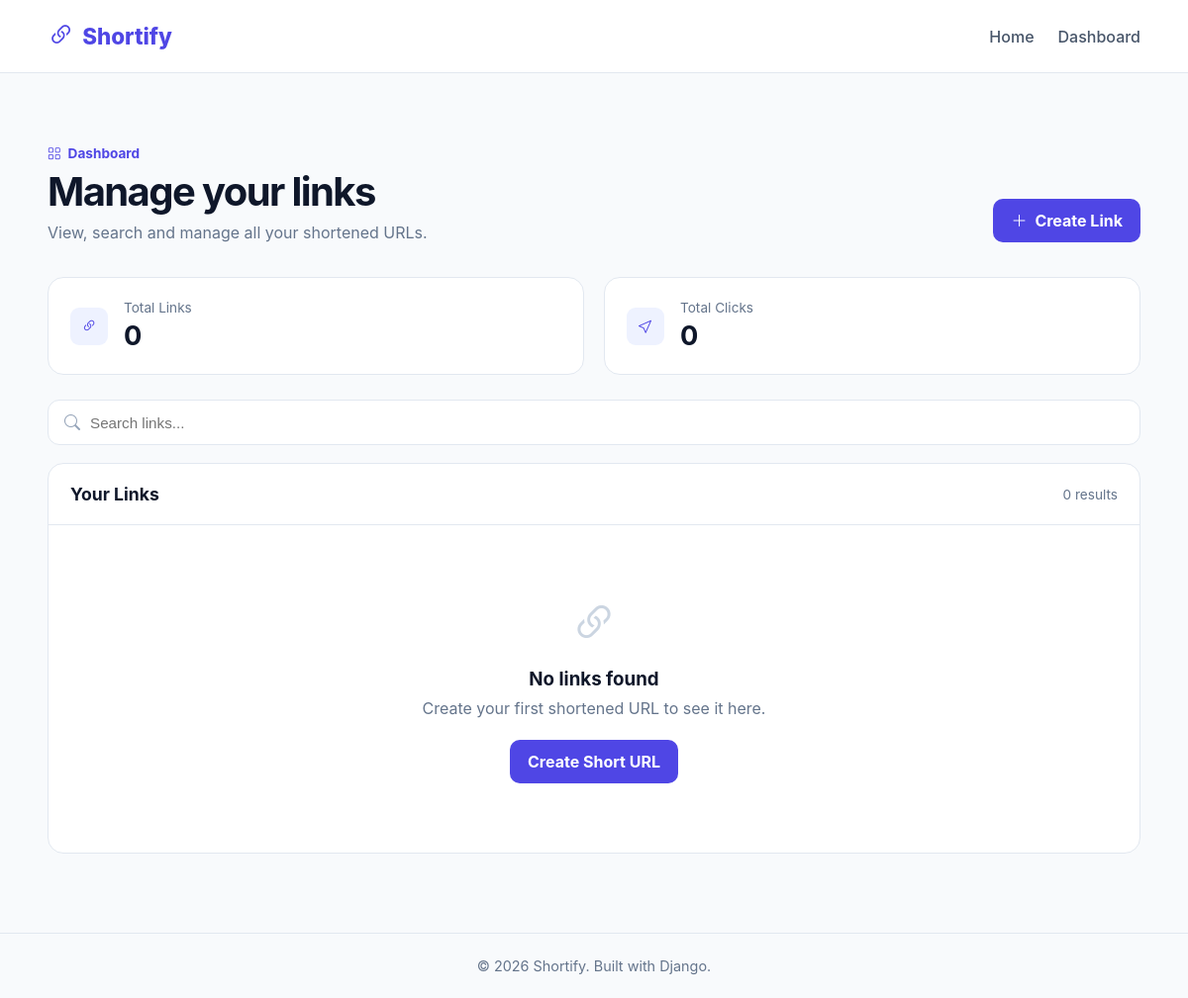
Page /dashboard/ on the earlier database version.
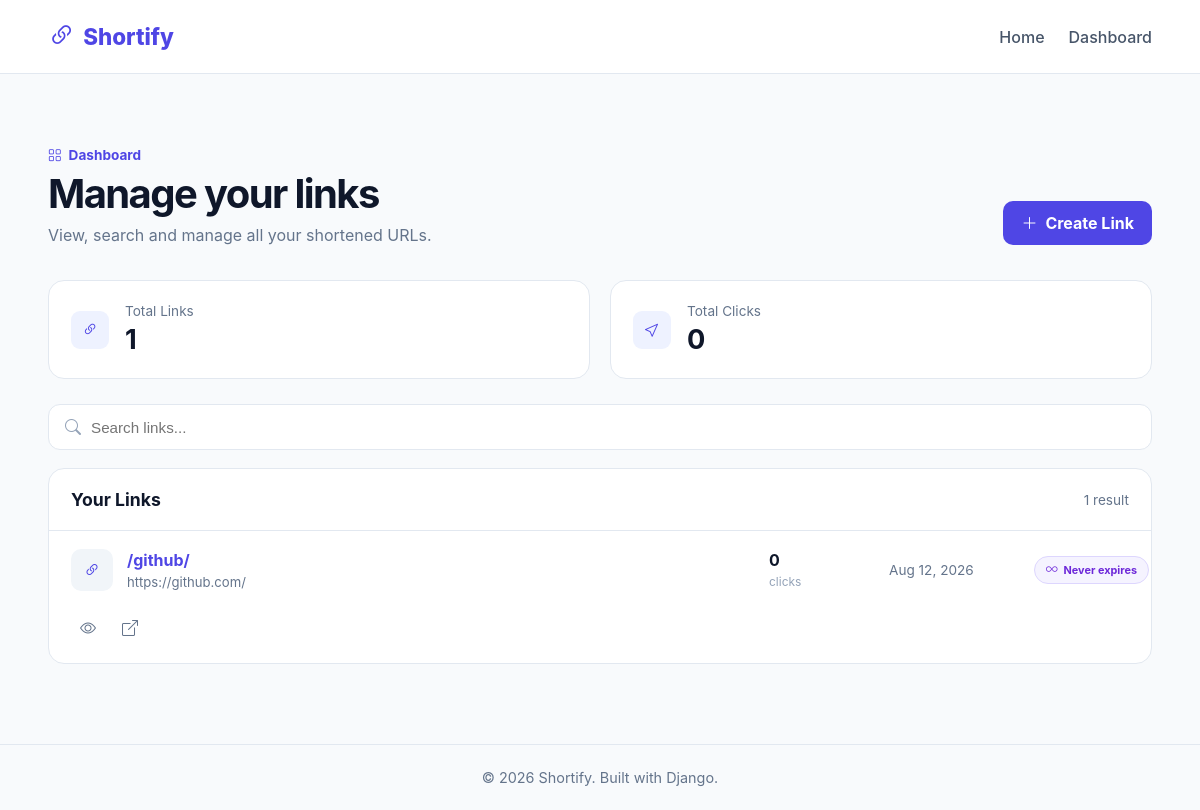
Same page on the later database version.
### links/models.py (models this page shows, shortened)
class ShortURL(models.Model):
    original_url = models.URLField(max_length=2048)
    short_code = models.CharField(
        max_length=10,
        unique=True,
    )
    clicks = models.PositiveIntegerField(
        default=0
    )
    expires_at = models.DateTimeField(
        null=True,
        blank=True,
    )
    created_at = models.DateTimeField(
        auto_now_add=True
    )
    updated_at = models.DateTimeField(
        auto_now=True
    )
    class Meta:
        ordering = ["-created_at"]
        verbose_name = "Short URL"
        verbose_name_plural = "Short URLs"
    @property
    def is_expired(self):
        if self.expires_at is None:
            return False
        return timezone.now() >= self.expires_at
    @property
    def is_expiring(self):
        if self.expires_at is None:
            return False
        if self.is_expired:
            return False
        return True

### links/views.py (the view)
def dashboard(request):
    links = ShortURL.objects.all().order_by("-created_at")
    search_query = request.GET.get("q", "").strip()
    if search_query:
        links = links.filter(
            Q(original_url__icontains=search_query)
            | Q(short_code__icontains=search_query)
        )
    total_links = ShortURL.objects.count()
    total_clicks = ShortURL.objects.aggregate(
        total=Sum("clicks")
    )["total"] or 0
    average_clicks = (
        round(total_clicks / total_links, 1)
        if total_links
        else 0
    )
    paginator = Paginator(
        links,
        10,
    )
    page_number = request.GET.get("page")
    page_obj = paginator.get_page(
        page_number
    )
    context = {
        "links": page_obj,
        "page_obj": page_obj,
        "search_query": search_query,
        "total_links": total_links,
        "total_clicks": total_clicks,
        "average_clicks": average_clicks,
    }
    return render(
        request,
        "links/dashboard.html",
        context,
    )

### links/templates/links/dashboard.html (shortened to what this page needs)
{% extends "links/base.html" %}
{% block content %}
<section class="dashboard">
    <div class="container">
        <div class="dashboard-header">
            <div>
                <span class="section-label">
                    <i class="bi bi-grid"></i>
                    Dashboard
                </span>
                <h1>Manage your links</h1>
                <p>
                    View, search and manage all your shortened URLs.
                </p>
            </div>
            <a
                href="{% url 'links:home' %}"
                class="primary-button"
            >
                <i class="bi bi-plus-lg"></i>
                Create Link
            </a>
        </div>
        <div class="stats-grid">
            <div class="stat-card">
                <div class="stat-icon">
                    <i class="bi bi-link-45deg"></i>
                </div>
                <div>
                    <span>Total Links</span>
                    <strong>{{ total_links }}</strong>
                </div>
            </div>
            <div class="stat-card">
                <div class="stat-icon">
                    <i class="bi bi-cursor"></i>
                </div>
                <div>
                    <span>Total Clicks</span>
                    <strong>{{ total_clicks }}</strong>
                </div>
            </div>
        </div>
        <div class="dashboard-toolbar">
            <form method="GET" class="search-form">
                <i class="bi bi-search"></i>
                <input
                    type="search"
                    name="q"
                    value="{{ search_query }}"
                    placeholder="Search links..."
                >
            </form>
        </div>
        <div class="links-card">
            <div class="table-header">
                <h2>Your Links</h2>
                <span>
                    {{ page_obj.paginator.count }}
                    result{{ page_obj.paginator.count|pluralize }}
                </span>
            </div>
            {% if links %}
                <div class="links-list">
                    {% for link in links %}
                        <div class="link-row">
                            <div class="link-main">
                                <div class="link-icon">
                                    <i class="bi bi-link-45deg"></i>
                                </div>
                                <div class="link-info">
                                    <a
                                        href="{% url 'links:redirect_short_url' link.short_code %}"
                                        class="short-code"
                                    >
                                        /{{ link.short_code }}/
                                    </a>
                                    <span class="original-url">
                                        {{ link.original_url }}
                                    </span>
                                </div>
                            </div>
                            <div class="link-clicks">
                                <strong>
                                    {{ link.clicks }}
                                </strong>
                                <span>
                                    clicks
                                </span>
                            </div>
                            <div class="link-date">
                                {{ link.created_at|date:"M d, Y" }}
                            </div>
                            <div class="link-status">
                                {% if link.is_expired %}
                                    <span
                                        class="status-badge status-expired"
                                        title="This link has expired"
                                    >
                                        <i class="bi bi-x-circle"></i>
                                        Expired
                                    </span>
                                {% else %}
                                    <span
                                        class="status-badge status-never"
                                        title="This link never expires"
                                    >
                                        <i class="bi bi-infinity"></i>
                                        Never expires
                                    </span>
                                {% endif %}
                            </div>
                            <div class="link-actions">
                                <a
                                    href="{% url 'links:detail' link.short_code %}"
                                    title="View details"
                                >
                                    <i class="bi bi-eye"></i>
                                </a>
                                <a
                                    href="{% url 'links:redirect_short_url' link.short_code %}"
                                    title="Open link"
                                    target="_blank"
                                    rel="noopener noreferrer"
                                >
                                    <i class="bi bi-box-arrow-up-right"></i>
                                </a>
                            </div>
                        </div>
                    {% endfor %}
                </div>
            {% else %}
                <div class="empty-state">
                    <i class="bi bi-link-45deg"></i>
                    {% if search_query %}
                        <h3>
                            No links found
                        </h3>
                        <p>
                            No shortened URLs match
                            "{{ search_query }}".
                        </p>
                        <a
                            href="{% url 'links:dashboard' %}"
                            class="primary-button"
                        >
                            Clear Search
                        </a>
                    {% else %}
                        <h3>
                            No links found
                        </h3>
                        <p>
                            Create your first shortened URL to see it here.
                        </p>
                        <a
                            href="{% url 'links:home' %}"
                            class="primary-button"
                        >
                            Create Short URL
                        </a>
                    {% endif %}
                </div>
            {% endif %}
        </div>
    </div>
</section>
{% endblock %}

### links/templates/links/base.html (shortened to what this page needs)
{% load static %}
<!DOCTYPE html>
<html lang="en">
<head>
    <link
        rel="stylesheet"
        href="{% static 'links/css/style.css' %}"
    >
    <link
        rel="stylesheet"
        href="https://cdn.jsdelivr.net/npm/bootstrap-icons@1.11.3/font/bootstrap-icons.min.css"
    >
</head>
<body>
    <header class="navbar">
        <div class="container navbar-content">
            <a href="{% url 'links:home' %}" class="brand">
                <i class="bi bi-link-45deg"></i>
                Shortify
            </a>
        <nav>
            <a href="{% url 'links:home' %}">
                Home
            </a>
            <a href="{% url 'links:dashboard' %}">
                Dashboard
            </a>
        </nav>
        </div>
    </header>
    <main>
        {% block content %}
        {% endblock %}
    </main>
    <footer class="footer">
        <div class="container">
            <p>
                &copy; 2026 Shortify. Built with Django.
            </p>
        </div>
    </footer>
</body>
</html>

Differences in the rows shown:
added ShortURL: short_code "github", original_url "https://github.com/", clicks "0", created_at "Aug 12, 2026", shows "Never expires"
Other differences:
{{ total_links }}: "0" → "1"
{{ page_obj.paginator.count }}: "0" → "1"
text no longer shown: "No links found Create your first shortened URL to see it here. Create Short URL"
